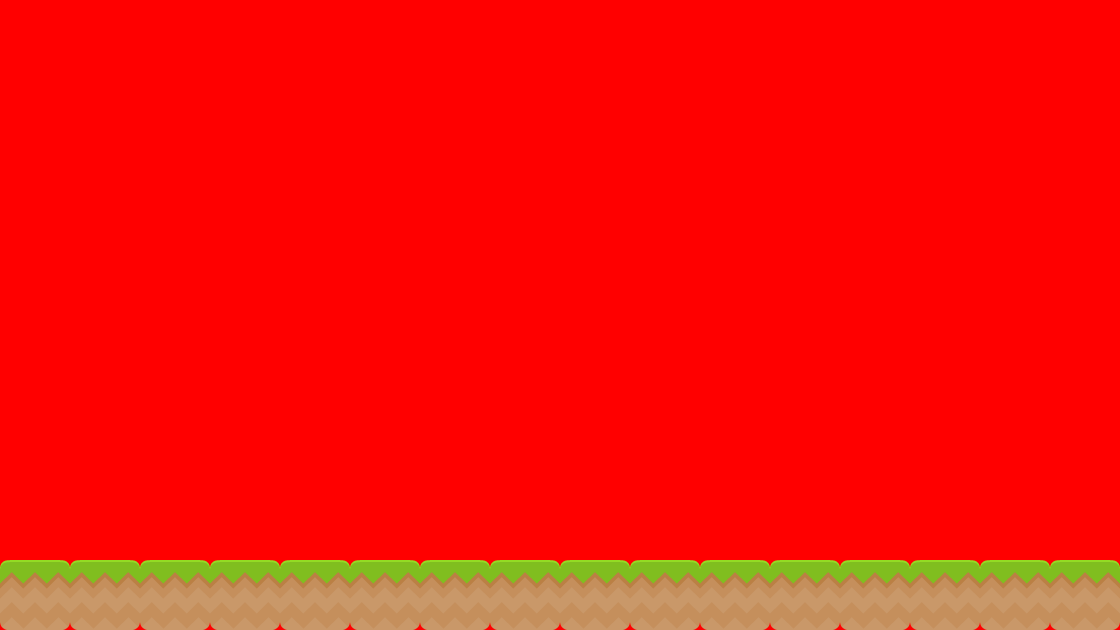

Tiled map render using the project's own tile images. Description and the map definition, with tile-layer contents summarised, below:
An orthogonal 16x9 tile map with 70x70 px tiles, 1 tile layer (Background).

<map version="1.0" orientation="orthogonal" renderorder="right-down" width="16" height="9" tilewidth="70" tileheight="70" backgroundcolor="#ff0000">
 <tileset firstgid="1" name="background-tiles" tilewidth="70" tileheight="70">
  <image source="../img/background-tiles.png" width="910" height="910" />
 </tileset>
 <layer name="Background" width="16" height="9">
  <data>[144 cells, 16 non-empty, 1 distinct tile ids]</data>
 </layer>
</map>
